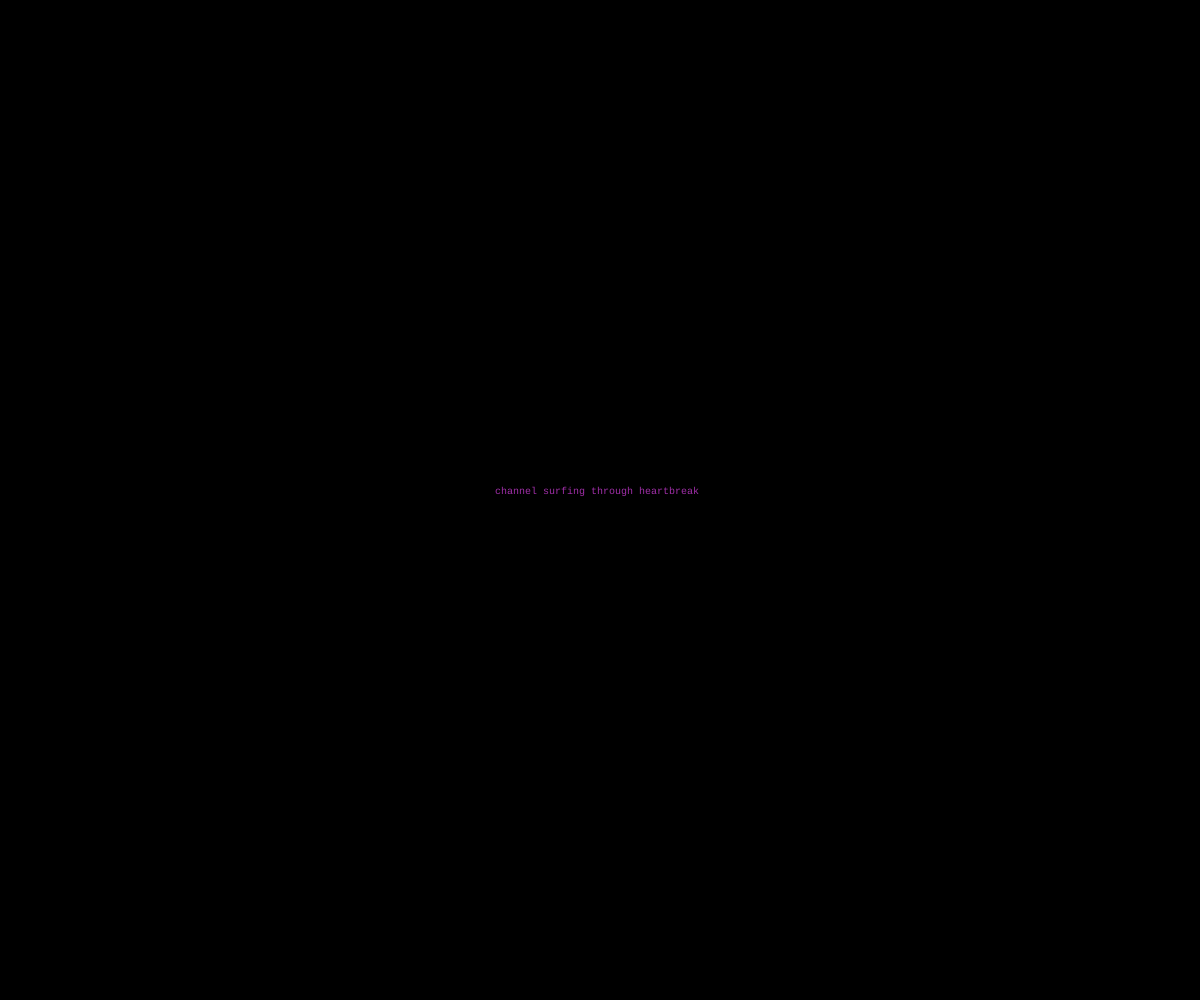
Frame 1 (no input)
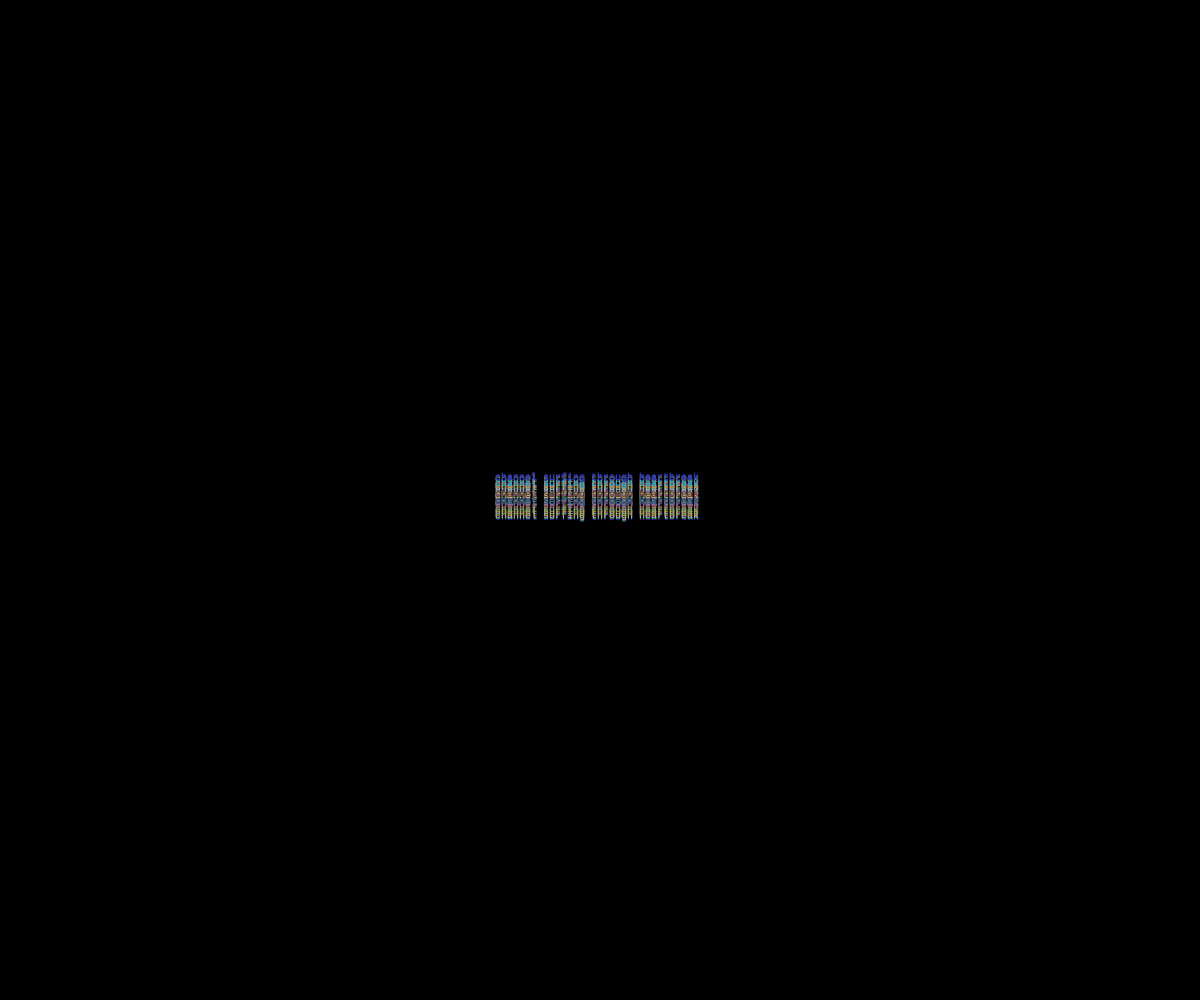
Frame 60 (no input)
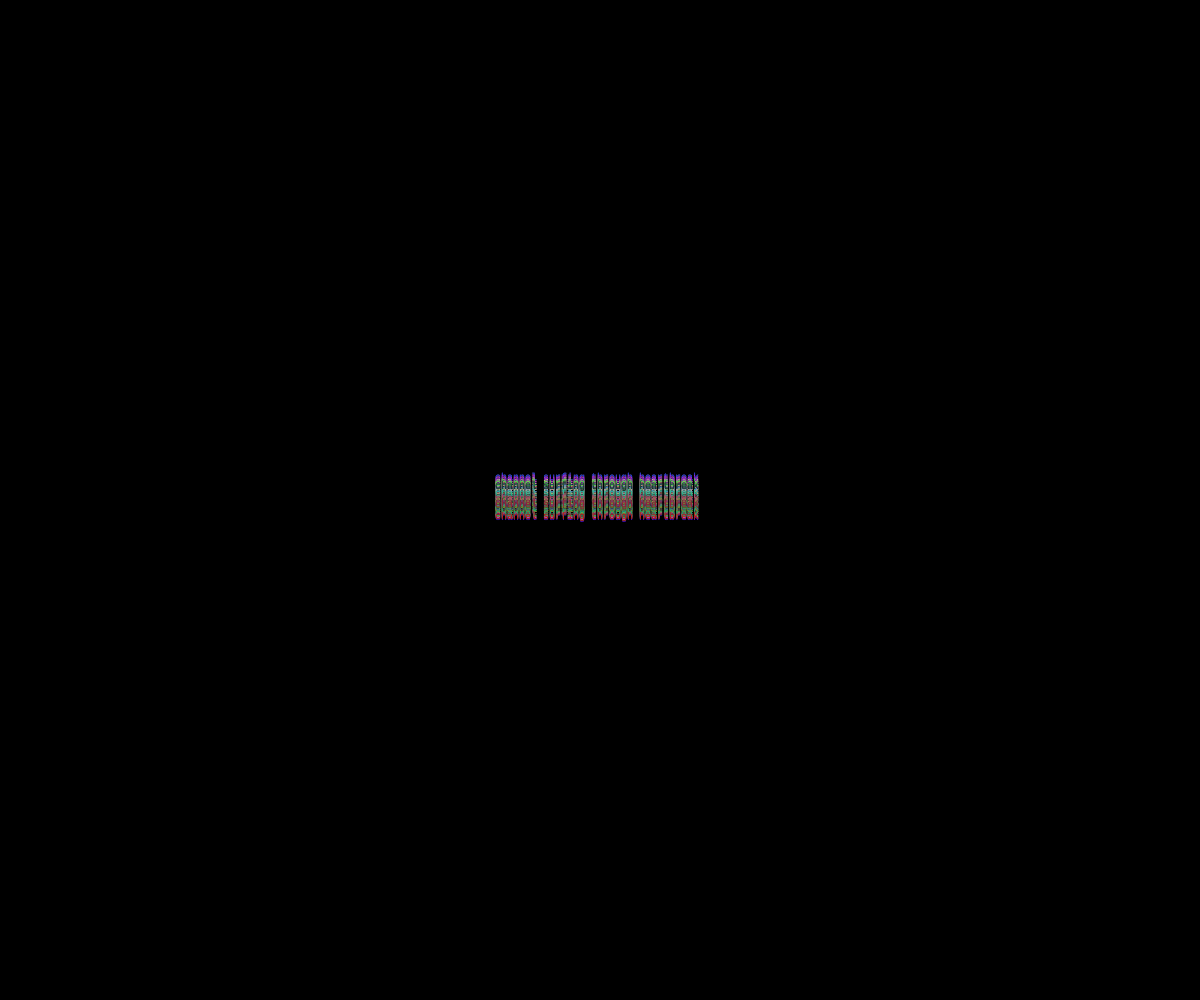
Frame 120 (the mouse pressed at the canvas centre since frame 60)

The p5.js sketch that drew these frames (run headless with seeded random() and noise() and a simulated clock; from frame 60 on, the mouse is pressed at the canvas centre):

// p5.js sketch
// ── sketch.js
//introduce global variables
var mirrorText;
var mirrorSplit;


function setup() {
  // put setup code here
  mirrorText = "channel surfing through heartbreak eternally televised on horror tamagachi take-away"
  //split the text into units
  mirrorSplit = mirrorText.split("eternally");
  //build a canvas
  createCanvas (windowWidth, windowHeight);
  background (0);
  //use a font
  textFont("Courier", 10);
  //give index an initial value
  index = 0
  //frameRate (20)
  //give an initial valuero drawCount
  drawCount = 0;
}

function draw() {
  // put drawing code here: runs 60 x per second
  //we need a color for the text
  fill(random(225),random(225),random(225));
  //center the text
  translate(windowWidth/2, windowHeight/2);
textAlign(CENTER);

  text(mirrorSplit[0], 0,random(-20,20));

  drawCount = drawCount + 1;


//modulua (if drawCount divided by some number has a zero remainder)
  if (drawCount % 10 == 0) {


  		index = index + 1;

 		if (index >= mirrorSplit.length) {
  		index = 0;
 		 }
 } 
}
